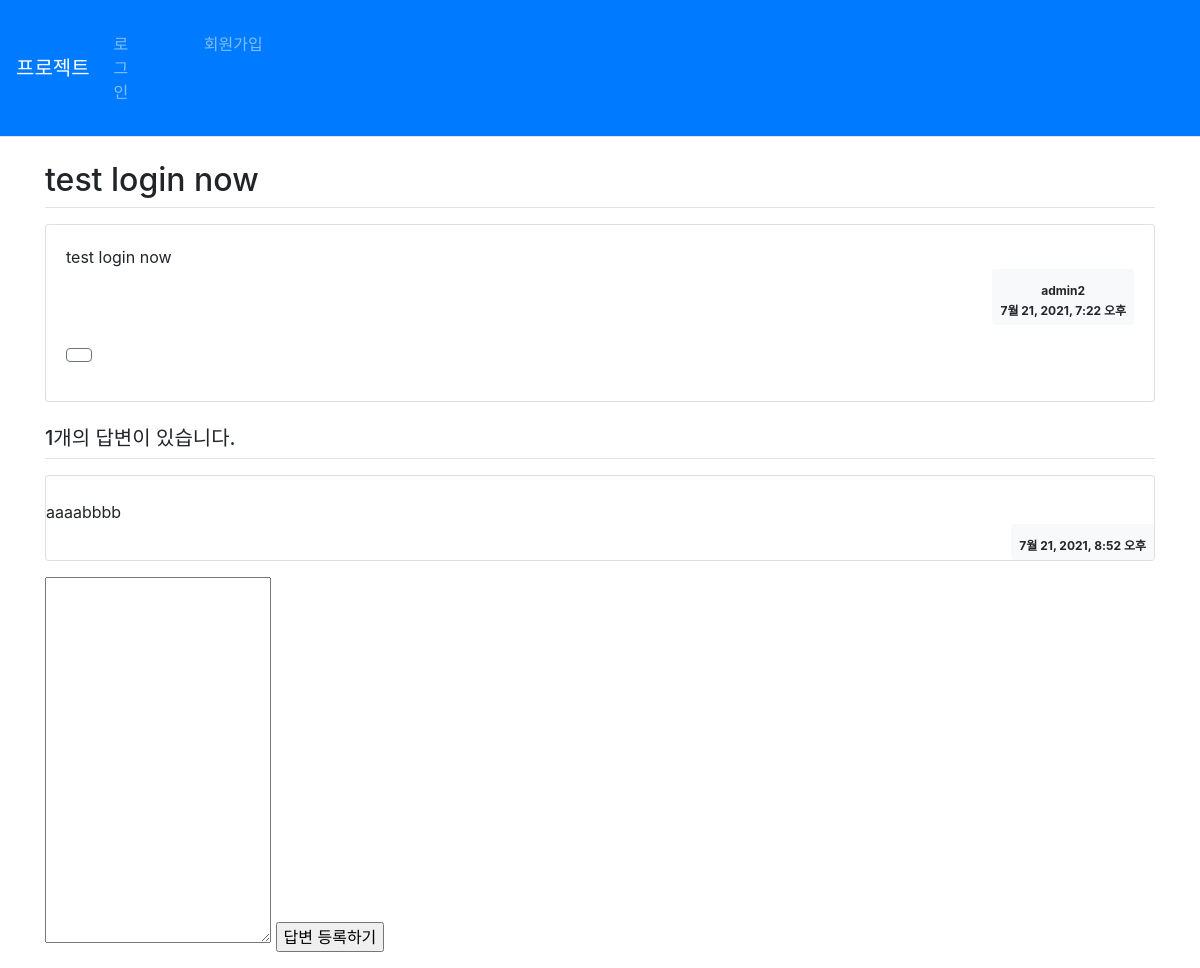
Page /app1/108/ on the committed database.
### app1/models.py (models this page shows, shortened)
class Question(models.Model):
    subject = models.CharField(max_length=100)
    content = models.TextField()
    create_date = models.DateTimeField()
    author = models.ForeignKey(User, on_delete=models.CASCADE)
    modify_date = models.DateTimeField(null=True, blank=True)

class Answer(models.Model):
    question = models.ForeignKey(Question, on_delete=models.CASCADE)
    answer_content = models.TextField()
    create_date = models.DateTimeField()
    author = models.ForeignKey(User, on_delete=models.CASCADE, null=True)
    modify_date = models.DateTimeField(null=True, blank=True)

### app1/views.py (the view)
# urls.py: path('<int:question_id>/', views.detail, name='detail'),
def detail(request, question_id):
    question = get_object_or_404(Question, pk=question_id)
    context = {'question': question}
    return render(request, 'app1/question_detail.html', context)

### templates/app1/question_detail.html (shortened to what this page needs)
{% extends 'base.html' %}
{% block content %}
<div class="container my-3">
    <h2 class="border-bottom py-2">{{ question.subject }}</h2>
    <div class="card my-3">
        <div class="card-body">
            <div class="card-text style="white-space: pre-line">
                {{ question.content }}
            </div>
            <div class="d-flex justify-content-end">
                <div class="badge badge-light p-2">
                    <div class="m-2">{{ question.author.username }}</div>
                    {{ question.create_date }}
                </div>
            </div>
            <div class="my-3">
                <a href="{% url 'app1:question_modify' question.id %}" class="btn btm-sm btn-outline-secondary"></a>
            </div>
        </div>
    </div>
    <h5 class="border-bottom my-3 py-2">{{ question.answer_set.count }}개의 답변이 있습니다.</h5>
    {% for answer in question.answer_set.all %}
    <div class="card my-3" >
        <div class="card-text" style="white-space: pre-line">
            {{ answer.answer_content }}
        </div>
        <div class="d-flex justify-content-end">
            <div class="badge badge-light p-2">
                {{ answer.create_date }}
            </div>
        </div>
    </div>
    {% endfor %}
<form action="{% url 'app1:answer_create' question.id %}" method="post">
    <textarea name="answer_content" id="answer_content" rows="15"></textarea>
    <input type="submit" value="답변 등록하기">
</form>
</div>
{% endblock %}

### rows in the picture
Question: subject "test login now", content "test login now", author.username "admin2", create_date "7월 21, 2021, 7:22 오후", answer_set.count "1"
Answer: answer_content "aaaabbbb", create_date "7월 21, 2021, 8:52 오후"
